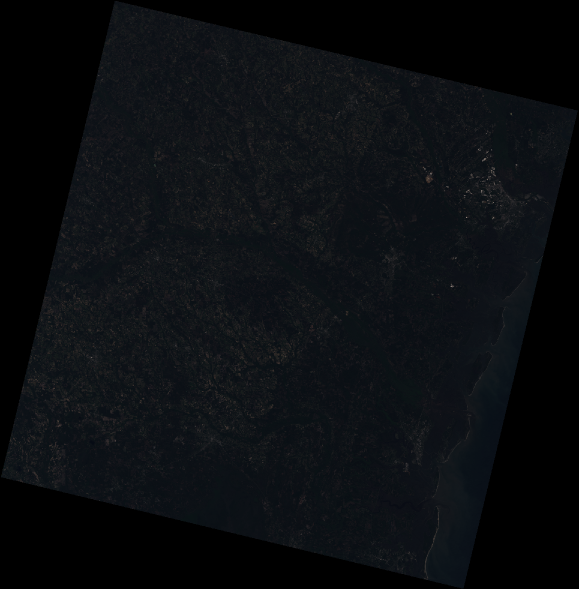
#> input picture test1.tiff, 1157 x 1178 px (shown at 1/2 size)
$ python saliencydetection.py --image ../../test1.tiff   (older library calls are emulated)
#> lines starting #> are read from the running program, lines starting #| are printed output that depends on the picture; after the words box and inside, x2 and y2 are one past the last pixel; in counts of white or black regions, pixels touching at a corner belong together; long printed decimals are rounded
import cv2
import argparse

import numpy as np

import matplotlib.pyplot as plt

parser = argparse.ArgumentParser()
parser.add_argument('-i', '--image', required=True, help = 'path to input image')
args = parser.parse_args()

image = cv2.imread(args.image)
#> image is the input picture: shape (1178, 1157, 3); mean B, G, R 16.4, 13.4, 10.9
image = (image/image.max() * 255).astype('uint8')

# [7 lines of commented-out code are left out]

saliency = cv2.saliency.StaticSaliencyFineGrained_create()
(success, saliency_map) = saliency.computeSaliency(image)
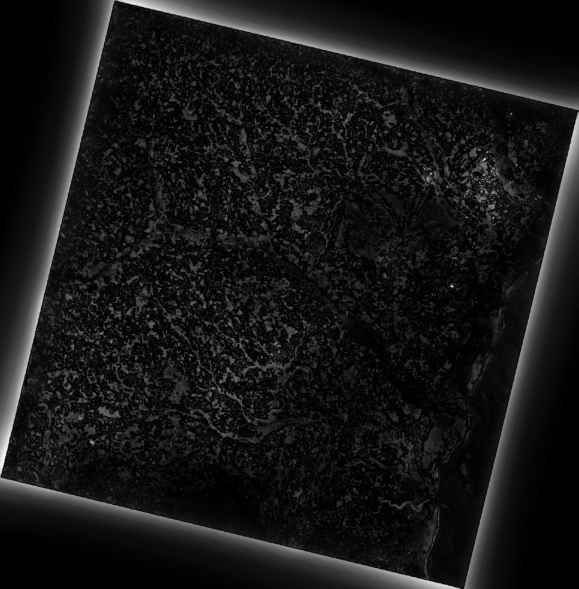
#> saliency_map: shape (1178, 1157) float32 (shown at 1/2 size); min 0, max 1, mean 0.0854
#> success = True

print(np.percentile(saliency_map,75))
#| 0.1059
thresh_map = (saliency_map > np.percentile(saliency_map,90)).astype('uint8')*255
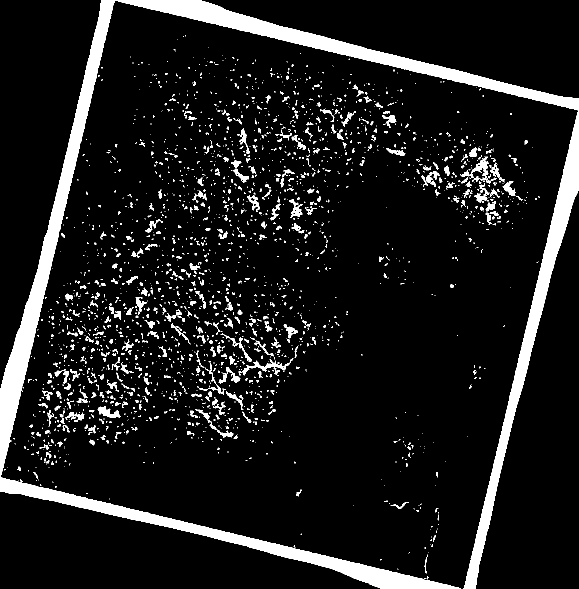
#> thresh_map: shape (1178, 1157) (shown at 1/2 size); 9.6% white; 2386 white regions (1923 under 20 px), largest, box (x1, y1, x2, y2) and area: (0, 0, 1157, 1178) 68836, (927, 223, 1157, 1178) 21335, (485, 717, 587, 751) 787
# thresh_map = cv2.threshold(saliency_map.astype('uint8'), 0, 255, cv2.THRESH_BINARY | cv2.THRESH_OTSU)[1]

thresh_map = cv2.dilate(thresh_map,np.ones((10,10)))
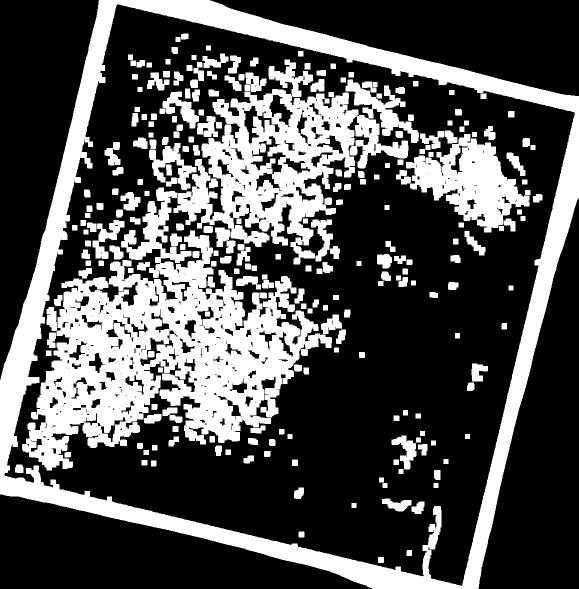
#> thresh_map: shape (1178, 1157) (shown at 1/2 size); 32% white; 248 white regions, largest, box (x1, y1, x2, y2) and area: (44, 375, 664, 941) 138115, (0, 0, 1157, 1178) 135226, (347, 119, 717, 529) 62372
thresh_map = cv2.erode(thresh_map,np.ones((9,9)))
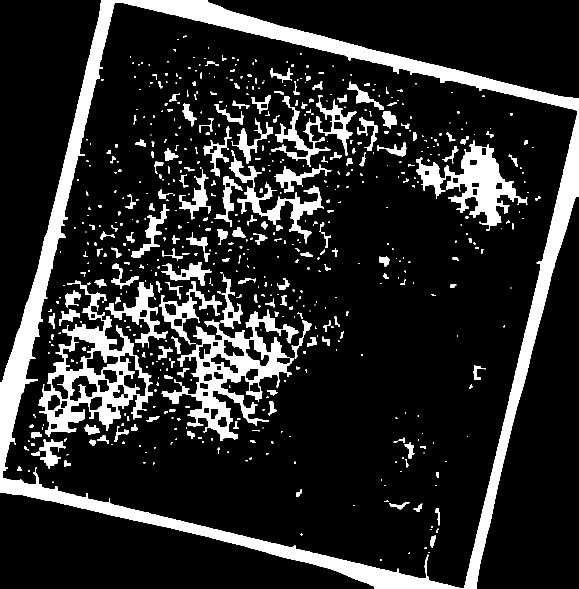
#> thresh_map: shape (1178, 1157) (shown at 1/2 size); 15.4% white; 625 white regions (355 under 20 px), largest, box (x1, y1, x2, y2) and area: (0, 0, 1157, 1178) 96638, (323, 619, 597, 882) 19948, (77, 561, 305, 874) 19247

cv2.imshow('image',image)
cv2.imshow('output',saliency_map)
cv2.imshow('thresh',thresh_map)
cv2.waitKey(0)

min_w = 50
min_h = 50
max_w = 200
max_h = 200
rois = 0
max_iters = 1000
max_rois = 0
min_area = 900

erode = thresh_map
# [16 lines of commented-out code are left out]
all_rects = []
for i in range(max_iters):
    if erode.sum() == 0:
        print(i)
        break
    rois = 0
    cnts = cv2.findContours(erode, cv2.RETR_EXTERNAL, cv2.CHAIN_APPROX_SIMPLE)[0]
    for cnt in cnts:
        cv2.drawContours(erode,[cnt],-1,[255,255,255],-1)
        x,y,w,h = cv2.boundingRect(cnt)
        area = w*h
        keep_width = w >= min_w and w <= max_w
        keep_height = h >= min_h and h <= max_h
        keep_area = area > min_area
        if all((keep_width, keep_height, keep_area)):
            rois +=1
            all_rects.append([x,y,w,h])
    if rois > max_rois:
        max_rois = rois
        out = erode.copy()
    erode = cv2.erode(erode, np.array([[0,1,0],[1,1,1],[0,1,0]]).astype('uint8'))
#> this loop made 519 passes
#> pass 1, `erode = cv2.erode(erode, np.array([[0,1,0],[1,1,1],[0,1,0]]).astype('u..`:
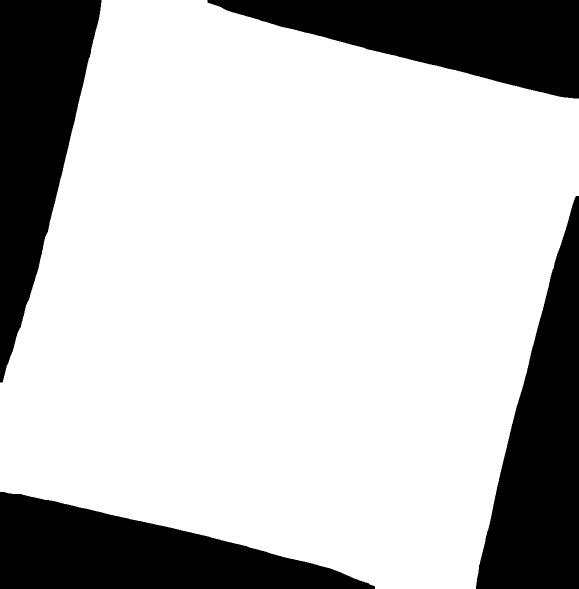
#> erode: shape (1178, 1157) (shown at 1/2 size); 75.2% white; 4 black regions, box (x1, y1, x2, y2) and area: (952, 392, 1157, 1178) 88644, (0, 0, 203, 765) 85496, (0, 984, 750, 1178) 83029, (415, 0, 1157, 197) 80705
#> after the loop: erode: shape (1178, 1157); every value is 0
#> after the loop:
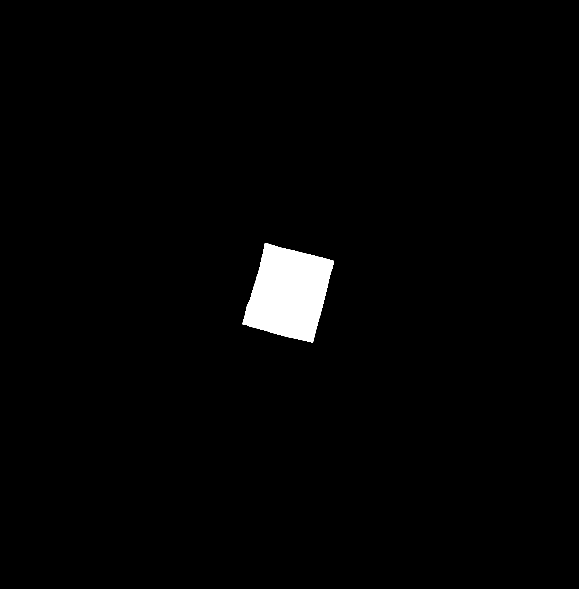
#> out: shape (1178, 1157) (shown at 1/2 size); 1.8% white; 1 white region
#> after the loop, all_rects = 58 items, first 6: [485, 486, 183, 199], [486, 487, 181, 197], [487, 488, 179, 195], [488, 489, 177, 193], [489, 490, 174, 191], [491, 492, 171, 187]; max_rois = 1

roi_rects = []
# [16 lines of commented-out code are left out]
tile = image
tile_out = tile.copy()
try:
    cnts = cv2.findContours(out, cv2.RETR_EXTERNAL, cv2.CHAIN_APPROX_SIMPLE)[0]
#> cnts = 1 contour; box (x1, y1, x2, y2) and area: (485, 486, 668, 685) 24034
    for cnt in cnts:
        x,y,w,h = cv2.boundingRect(cnt)
        area = cv2.contourArea(cnt)
        keep_width = w >= min_w and w <= max_w
        keep_height = h >= min_h and h <= max_h
        keep_area = area > min_area
        if all((keep_width, keep_height,keep_area)):
            roi_rects.append([x,y,w,h])
            cv2.rectangle(tile_out, (x,y),(x+w,y+h),(0,255,0),3)
#> this loop made 1 pass
#> (x, y, w, h, area, keep_width, keep_height, keep_area) on pass 1: (485, 486, 183, 199, 24034.5, True, True, True)
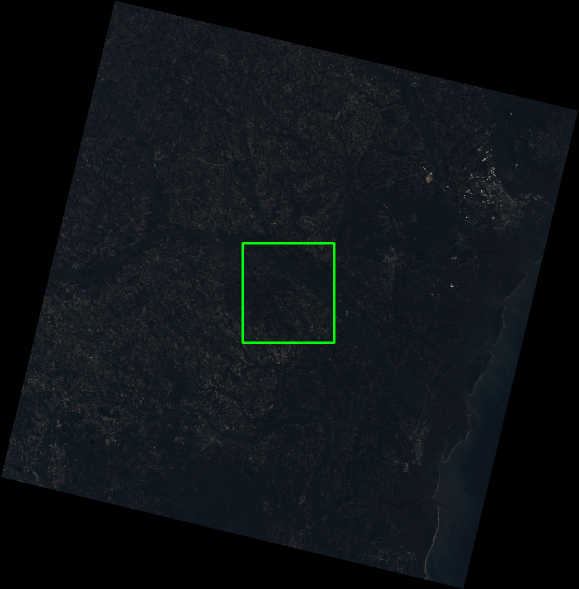
#> tile_out: shape (1178, 1157, 3) (shown at 1/2 size); mean B, G, R 21.3, 18.1, 14
#> after the loop, roi_rects = [[485, 486, 183, 199]]
except:
    out=False

# pltTiles(tile, thresh, tile_out)

plt.imshow(tile_out)
plt.show()


# [39 lines of commented-out code are left out]

$ run again, on test3.tiff
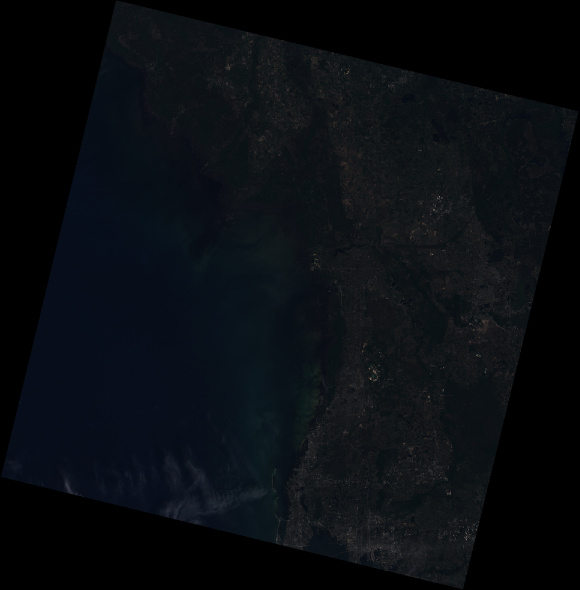
#> input picture test3.tiff, 1159 x 1180 px (shown at 1/2 size)
#> image is the input picture: shape (1180, 1159, 3); mean B, G, R 17.2, 13.1, 9.5
#> success = True
#| 0.0902
#> `thresh_map = cv2.erode(thresh_map,np.ones((9,9)))`:
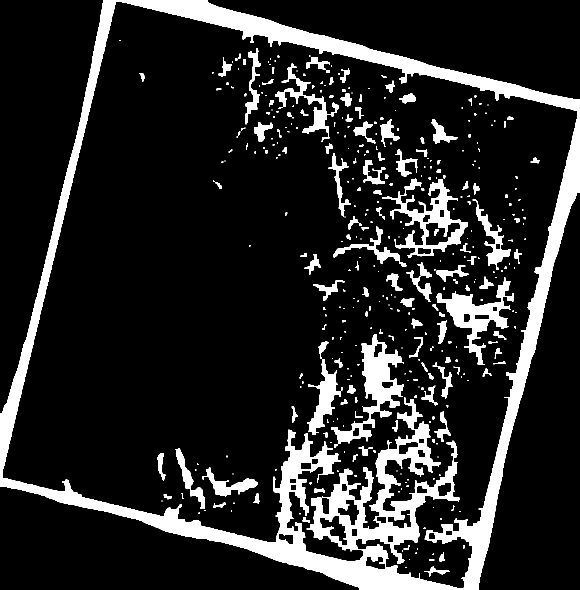
#> thresh_map: shape (1180, 1159) (shown at 1/2 size); 14.4% white; 390 white regions (221 under 20 px), largest, box (x1, y1, x2, y2) and area: (0, 0, 1159, 1180) 131454, (662, 668, 808, 888) 8821, (764, 357, 936, 515) 7348
#> after the loop `for i in range(max_iters):`: all_rects = 46 items, first 6: [507, 492, 153, 199], [508, 494, 151, 196], [510, 495, 147, 194], [511, 496, 145, 192], [512, 497, 143, 189], [513, 499, 141, 186]; max_rois = 1
#> `cnts = cv2.findContours(out, cv2.RETR_EXTERNAL, cv2.CHAIN_APPROX_SIMPL..`: cnts = 1 contour; box (x1, y1, x2, y2) and area: (507, 492, 660, 691) 19908
#> the loop `for cnt in cnts:` made 1 pass
#> (x, y, w, h, area, keep_width, keep_height, keep_area) on pass 1: (507, 492, 153, 199, 19907.5, True, True, True)
#> after the loop `for cnt in cnts:`:
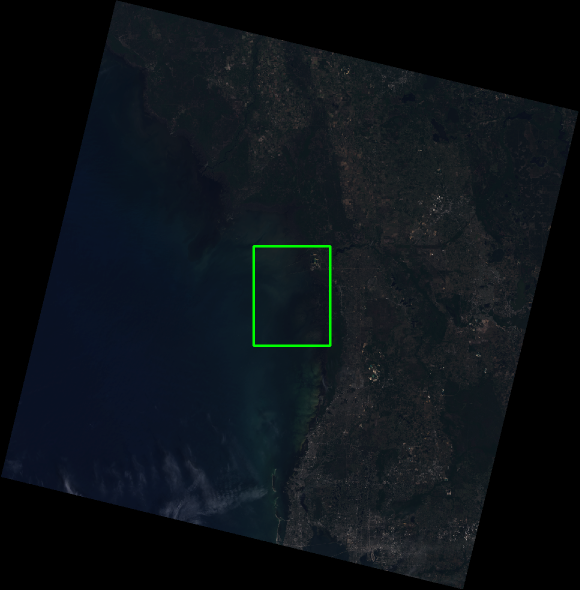
#> tile_out: shape (1180, 1159, 3) (shown at 1/2 size); mean B, G, R 23.2, 18.2, 12.7
#> after the loop `for cnt in cnts:`: roi_rects = [[507, 492, 153, 199]]
